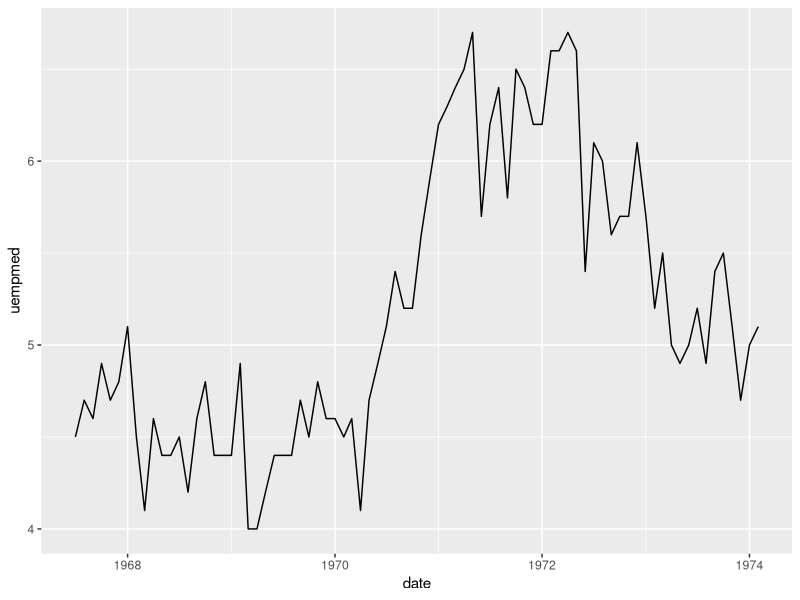
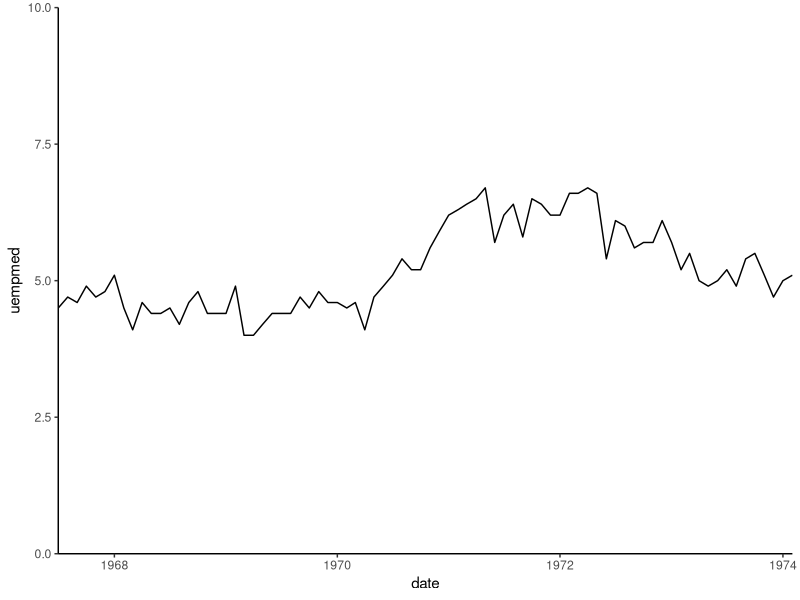

Generate these figures, in order, with R:
## from: http://r-statistics.co/Loess-Regression-With-R.html

library(tidyverse)

data(economics, package="ggplot2")  # load data
economics$index <- 1:nrow(economics)  # create index variable
economics <- economics[1:80, ]  # retail 80rows for better graphical understanding

summary(economics)

ggplot(economics, aes(x=date, y=uempmed))+geom_line()
## same but y starts at 0
plot1 <- ggplot(economics, aes(x=date, y=uempmed))+geom_line()+
  scale_y_continuous(limits=c(0,10), expand=c(0,0))+
  scale_x_date(expand=c(0,0))+theme_classic()
plot1

## apply loess with different spans (precision)
loessMod10 <- loess(uempmed ~ index, data=economics, span=0.10) # 10% smoothing span
loessMod25 <- loess(uempmed ~ index, data=economics, span=0.25) # 25% smoothing span
loessMod50 <- loess(uempmed ~ index, data=economics, span=0.50) # 50% smoothing span

summary(loessMod10)

## Predict with Loess
# get smoothed output
smoothed10 <- predict(loessMod10) 
smoothed25 <- predict(loessMod25) 
smoothed50 <- predict(loessMod50) 

summary(smoothed10)
